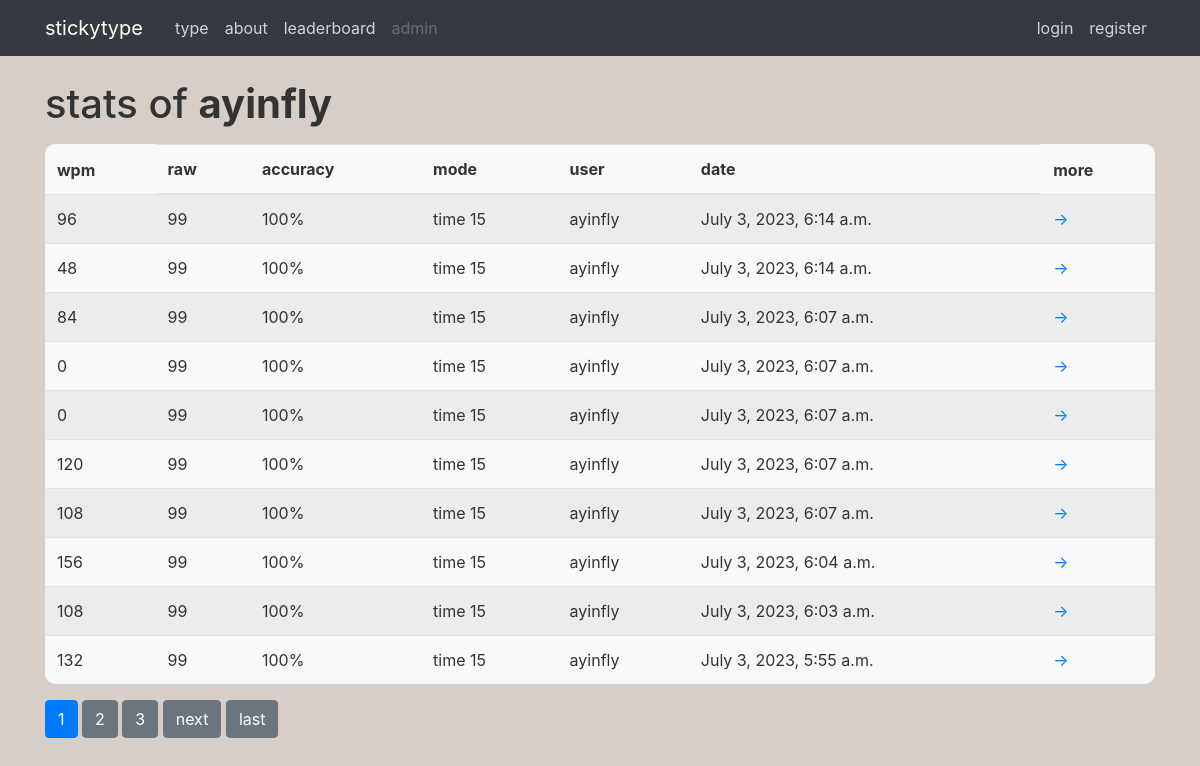
The page /stats/ayinfly on the database as committed earlier.
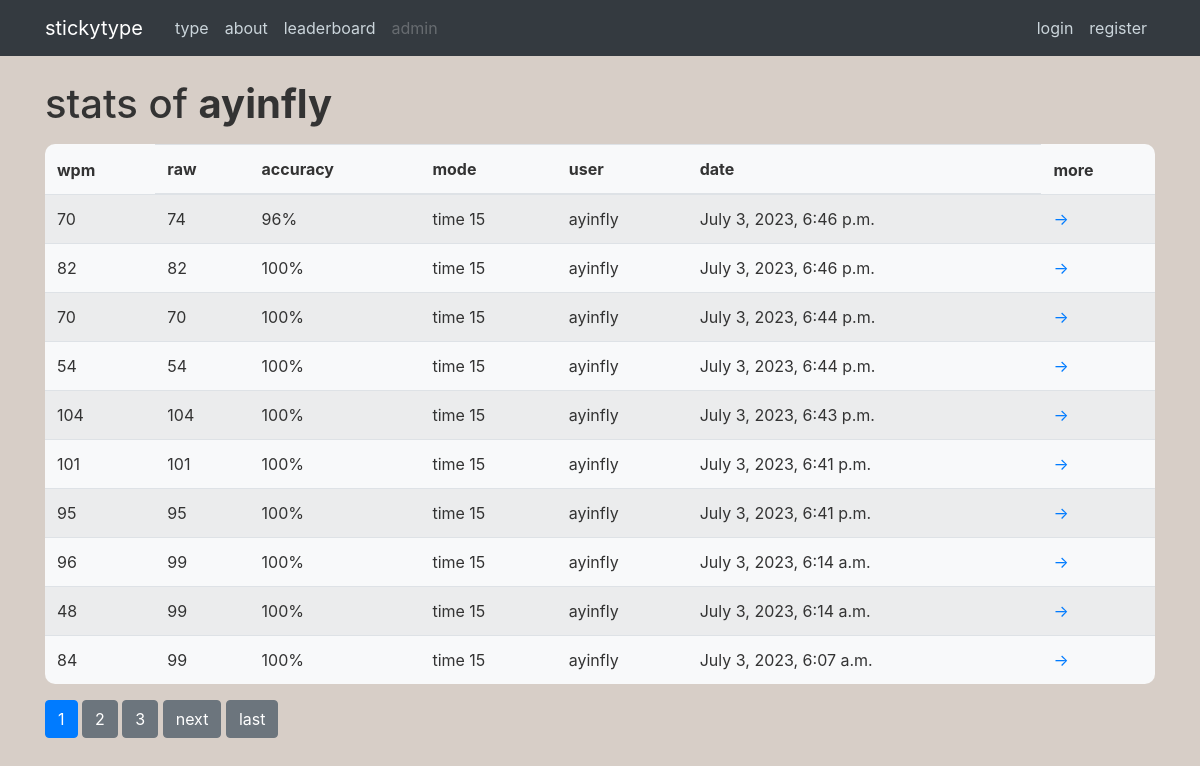
The same page on the database as committed later.
### type/models.py (models this page shows, shortened)
class Stat(models.Model):
    author = models.ForeignKey(User, on_delete=models.CASCADE)
    wpm_total = models.PositiveSmallIntegerField(default=0)
    wpm_raw = models.PositiveSmallIntegerField(default=0)
    time = models.DateTimeField(auto_now_add=True)
    accuracy = models.PositiveSmallIntegerField(default=0)
    mode = models.CharField(max_length=20, default='')

### type/views.py (the view)
# urls.py: path("stats/<str:username>", StatListView.as_view(), name='type-stats'),
class StatListView(ListView):
    model = Stat
    template_name = 'type/stats.html'
    context_object_name = 'stats'
    ordering = ['-time']
    paginate_by = 10
    def get_queryset(self):
        user = get_object_or_404(User, username=self.kwargs.get('username'))
        return Stat.objects.filter(author=user).order_by('-time')

### type/templates/type/stats.html (shortened to what this page needs)
{% extends "type/base.html" %}
{% block content%}
    <h1 class="mb-3">stats of <b>{{ view.kwargs.username }}</b></h1>
    <table class="table table-hover table-striped bg-light round">
        <thead>
            <tr>
                <th scope="col" style="border: none;">wpm</th>
                <th scope="col">raw</th>
                <th scope="col">accuracy</th>
                <th scope="col">mode</th>
                <th scope="col">user</th>
                <th scope="col">date</th>
                <th scope="col" style="border: none;">more</th>
            </tr>
        </thead>
        <tbody>
            {% for stat in stats %}
                <tr>
                    <td>{{ stat.wpm_total }}</td>
                    <td>{{ stat.wpm_raw }}</td>
                    <td>{{ stat.accuracy }}%</td>
                    <td>{{ stat.mode }}</td>
                    <td>{{ stat.author.username }}</td>
                    <td>{{ stat.time }}</td>
                    <td><a href="{% url 'stat-detail' stat.id %}" class="stretched-link">→</a></td>
                </tr>
            {% endfor %}
        </tbody>
    </table>
    {% if is_paginated %}
        {% for num in page_obj.paginator.page_range %}
            {% if page_obj.number == num %}
                <a class="btn btn-primary mb-4" href="?page={{ num }}">{{ num }}</a>
            {% elif num > page_obj.number|add:'-3'  and num < page_obj.number|add:'3' %}
                <a class="btn btn-secondary mb-4" href="?page={{ num }}">{{ num }}</a>
            {% endif %}
        {% endfor %}
        {% if page_obj.has_next %}
            <a class="btn btn-secondary mb-4" href="?page={{ page_obj.next_page_number}}">next</a>
            <a class="btn btn-secondary mb-4" href="?page={{ page_obj.paginator.num_pages }}">last</a>
        {% endif %}
    {% endif %}
{% endblock content%}

Rows that differ between the two databases and show on the page:
no longer on this page (row unchanged): Stat: wpm_total "0", wpm_raw "99", accuracy "100", mode "time 15", author.username "ayinfly", time "July 3, 2023, 6:07 a.m."
no longer on this page (row unchanged): Stat: wpm_total "0", wpm_raw "99", accuracy "100", mode "time 15", author.username "ayinfly", time "July 3, 2023, 6:07 a.m."
no longer on this page (row unchanged): Stat: wpm_total "120", wpm_raw "99", accuracy "100", mode "time 15", author.username "ayinfly", time "July 3, 2023, 6:07 a.m."
no longer on this page (row unchanged): Stat: wpm_total "108", wpm_raw "99", accuracy "100", mode "time 15", author.username "ayinfly", time "July 3, 2023, 6:07 a.m."
no longer on this page (row unchanged): Stat: wpm_total "156", wpm_raw "99", accuracy "100", mode "time 15", author.username "ayinfly", time "July 3, 2023, 6:04 a.m."
no longer on this page (row unchanged): Stat: wpm_total "108", wpm_raw "99", accuracy "100", mode "time 15", author.username "ayinfly", time "July 3, 2023, 6:03 a.m."
no longer on this page (row unchanged): Stat: wpm_total "132", wpm_raw "99", accuracy "100", mode "time 15", author.username "ayinfly", time "July 3, 2023, 5:55 a.m."
added Stat: wpm_total "70", wpm_raw "74", accuracy "96", mode "time 15", author.username "ayinfly", time "July 3, 2023, 6:46 p.m."
added Stat: wpm_total "82", wpm_raw "82", accuracy "100", mode "time 15", author.username "ayinfly", time "July 3, 2023, 6:46 p.m."
added Stat: wpm_total "70", wpm_raw "70", accuracy "100", mode "time 15", author.username "ayinfly", time "July 3, 2023, 6:44 p.m."
added Stat: wpm_total "54", wpm_raw "54", accuracy "100", mode "time 15", author.username "ayinfly", time "July 3, 2023, 6:44 p.m."
added Stat: wpm_total "104", wpm_raw "104", accuracy "100", mode "time 15", author.username "ayinfly", time "July 3, 2023, 6:43 p.m."
added Stat: wpm_total "101", wpm_raw "101", accuracy "100", mode "time 15", author.username "ayinfly", time "July 3, 2023, 6:41 p.m."
added Stat: wpm_total "95", wpm_raw "95", accuracy "100", mode "time 15", author.username "ayinfly", time "July 3, 2023, 6:41 p.m."
